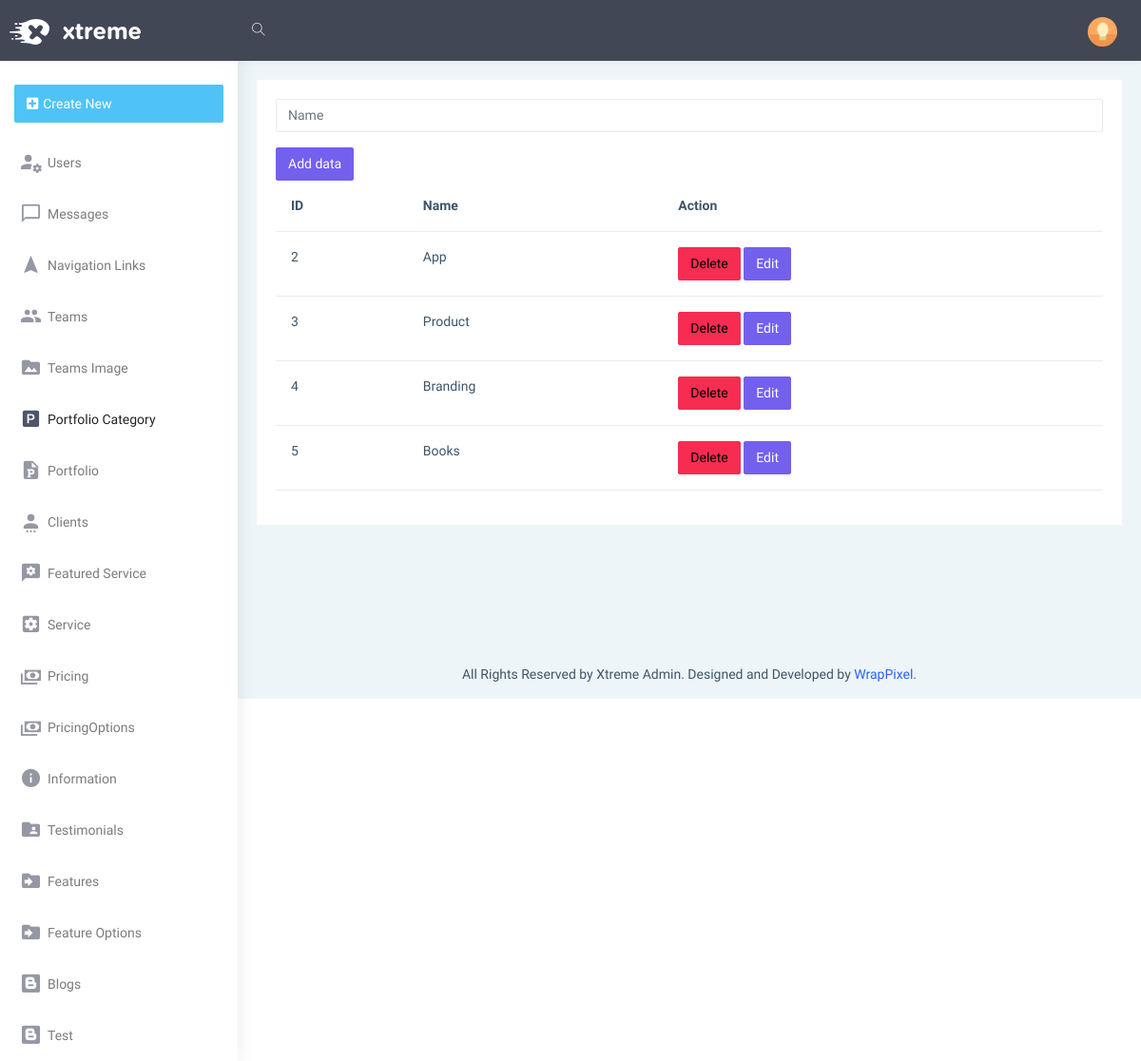
The app's page /admin/portfoliocategory, older data.
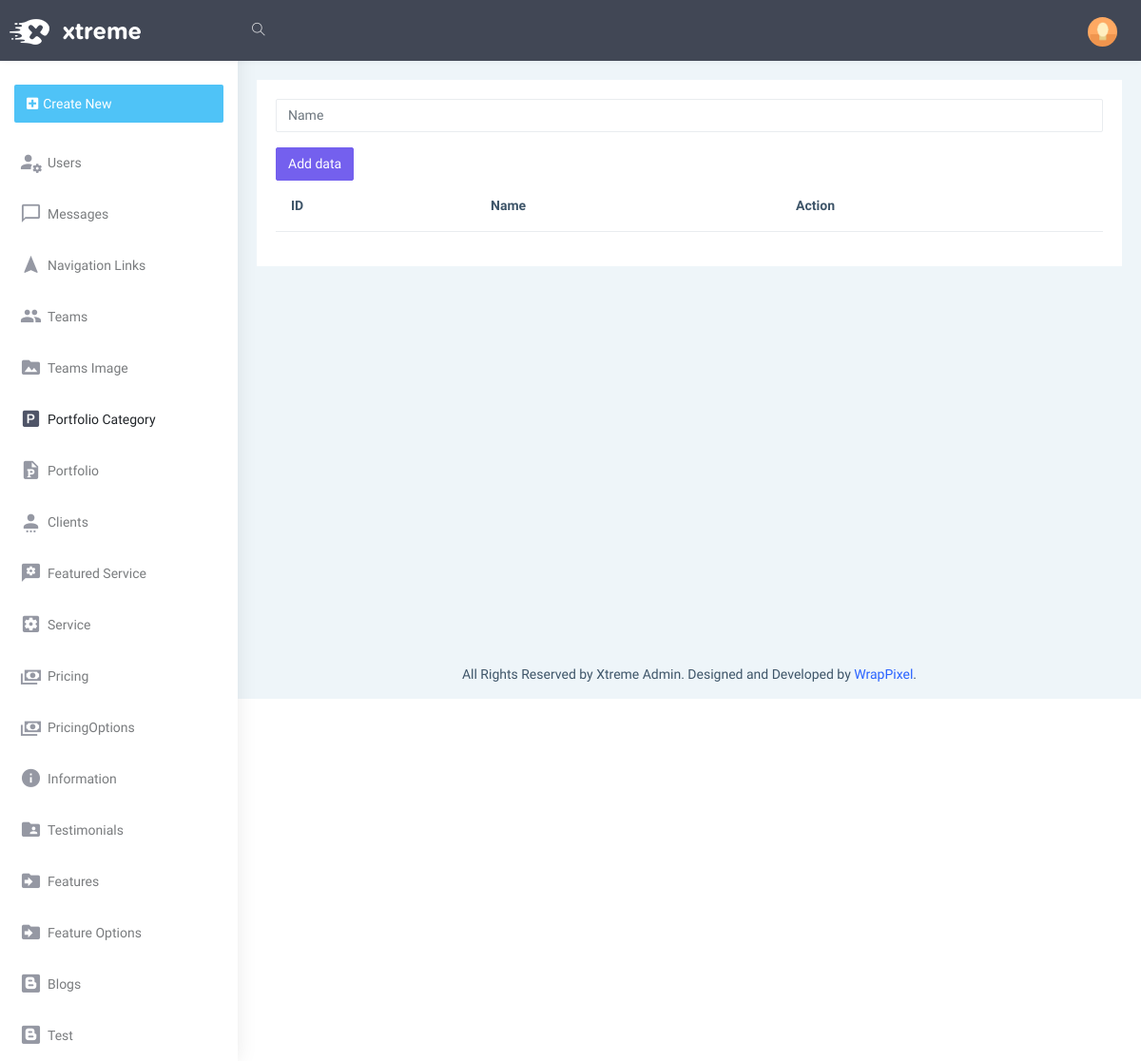
The same page, newer data.
### models.py (models this page shows)
class PortfolioCategory(db.Model):
    Id=db.Column(db.Integer,primary_key=True,autoincrement=True)
    name=db.Column(db.String(50))
    portfolios=db.relationship('Portfolio', backref='portfolio_category', lazy=True)

### admin/routes/portfoliocategory.py (the view)
@admin_bp.route('/portfoliocategory', methods=['GET','POST'])
def portfoliocategory():
    portfoliocategoryform=PortfolioCategoryForm()
    categories=PortfolioCategory.query.all()
    return render_template('admin/portfolio/PortfolioCategory.html',portfoliocategoryform=portfoliocategoryform,categories=categories)

### admin/forms.py
class PortfolioCategoryForm(FlaskForm):
    name=StringField('name')
    submit=SubmitField('Add data')

### admin/templates/admin/portfolio/PortfolioCategory.html
{% extends 'admin/layout.html' %}
{% block body %}
<form action="/admin/portfoliocategory/add" method="POST">
    <div class="mb-3">
      {{portfoliocategoryform.name(class="form-control", id="exampleFormControlInput1", placeholder="Name")}}
    </div>
    {{portfoliocategoryform.submit(class='btn btn-primary')}}
</form>
<table class="table">
  <thead>
    <tr>
      <th scope="col">ID</th>
      <th scope="col">Name</th>
      <th scope="col">Action</th>
    </tr>
  </thead>
  <tbody>
      {% for categorie in categories %}
    <tr>
      <td>{{categorie.Id}}</td>
      <td>{{categorie.name}}</td>
      <td>
          <a href="/admin/portfoliocategory/delete/{{categorie.Id}}" class="btn btn-danger">Delete</a>
          <a href="/admin/portfoliocategory/edit/{{categorie.Id}}" class="btn btn-primary">Edit</a>
      </td>
    </tr>
    {% endfor %}
  </tbody>
</table>
{% endblock %}}

Row changes from the older to the newer data that the page shows:
removed PortfolioCategory: Id "2", name "App"
removed PortfolioCategory: Id "3", name "Product"
removed PortfolioCategory: Id "4", name "Branding"
removed PortfolioCategory: Id "5", name "Books"
